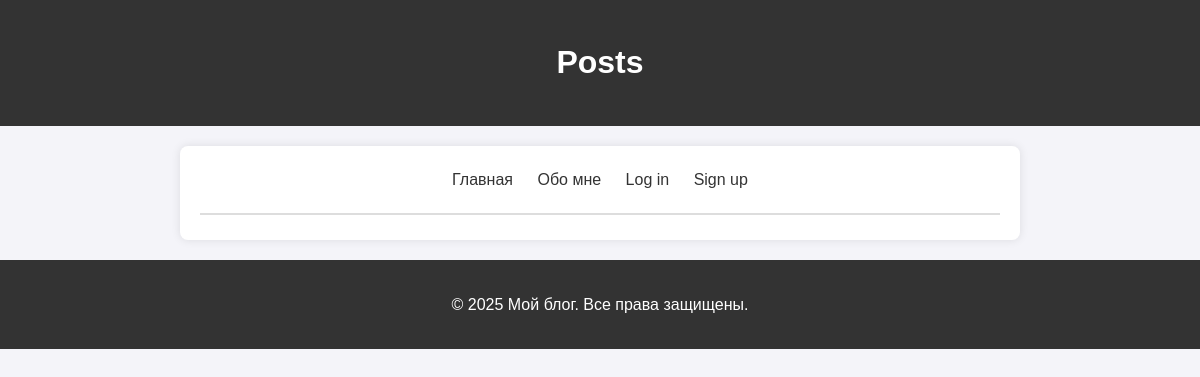
The app's page /, older data.
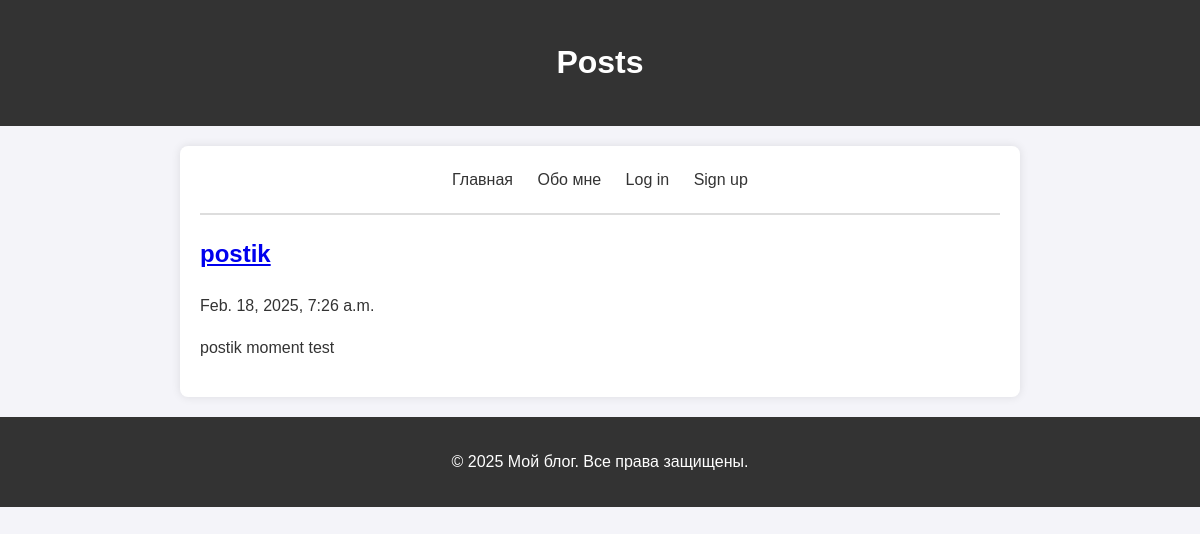
The same page, newer data.
### post_app/models.py (models this page shows, shortened)
class Post(models.Model):
    id = models.IntegerField(auto_created=True, primary_key=True)
    title = models.CharField(max_length=150, unique=True)
    content = models.TextField()
    created_at = models.DateTimeField(auto_now_add=True)

### post_app/views.py (the view)
# urls.py: path('', IndexView.as_view(), name="index"),
class IndexView(TitleMixin, ListView):
    model = Post
    template_name = "index.html"
    title = "Posts"

### common/views.py (called while the page is built)
    def get_context_data(self, **kwargs):
        context = super(TitleMixin, self).get_context_data(**kwargs)
        context["title"] = self.title
        return context

### post_app/templates/post_app/index.html
{% extends 'post_app/base.html' %}
{% load static %}
{% block css %}
<link rel="stylesheet" href="{% static 'styles/style.css' %}">
{% endblock %}
{% block content %}
{% for post in object_list %}
<article>
    <h2><a href="{% url 'posts:post_page' post.title %}">{{ post.title }}</a></h2>
    <p>{{ post.created_at }}</p>
    <p>{{ post.content }}</p>
</article>
{% endfor %}
{% endblock %}

Row changes from the older to the newer data that the page shows:
added Post: title "postik", created_at "Feb. 18, 2025, 7:26 a.m.", content "postik moment test"
